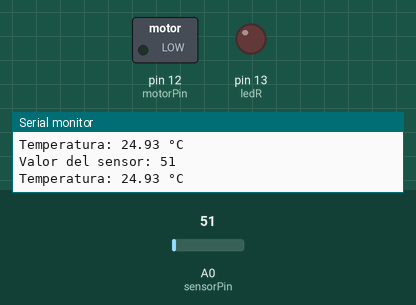
A sketch run on a simulated Arduino Uno, built with avr-gcc and run on an emulated ATmega328P. Shown: switched loads named in the sketch (green lamp = pin HIGH), output pins drawn as LEDs (lit = HIGH), the last lines printed to the serial monitor. Inputs (shaded band) come from the test bench; at power-on: A0 (sensorPin) = 51.

Above: at 2.8 s.
2.9 s: A0 (sensorPin) set to 58
At 4.3 s:
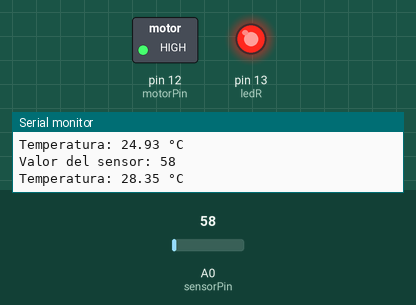
5.6 s: A0 (sensorPin) set to 30
At 7.0 s:
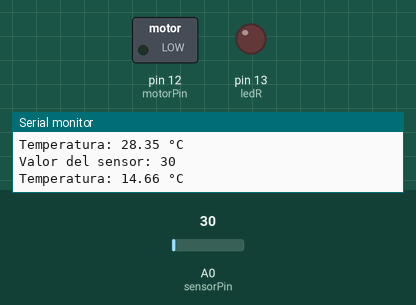
8.3 s: A0 (sensorPin) set to 61
At 11.4 s:
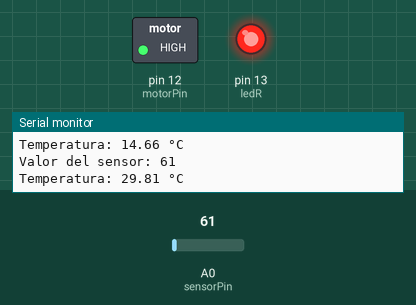
Timing chart, 0 to 12.9 s (numbered marks = the images above; inputs shaded):
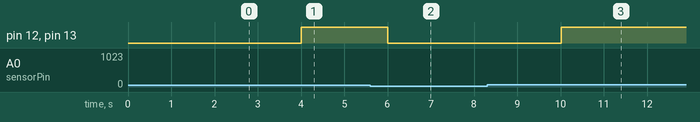

Measured:
- the behaviour switches between 51 and 52 on A0 (sensorPin) (found by bisection; images 0 and 1)
- after the input at 2.9 s, pin 12 (motorPin), pin 13 (ledR): LOW → HIGH after 1.1 s
- after the input at 5.6 s, pin 12 (motorPin), pin 13 (ledR): HIGH → LOW after 0.41 s
- after the input at 8.3 s, pin 12 (motorPin), pin 13 (ledR): LOW → HIGH after 1.7 s

The sketch:

CodigoLab1.ino
```cpp
int sensorValue;
float temp;
const int ledR = 13;
const int motorPin = 12;
const int sensorPin = A0;

void setup() {
    pinMode(ledR, OUTPUT);
    pinMode(motorPin, OUTPUT);
    Serial.begin(9600);
    Serial.println("Monitor de Temperatura");
}

void loop() {
    sensorValue = analogRead(sensorPin);
    Serial.print("Valor del sensor: ");
    Serial.println(sensorValue);

    temp = (sensorValue * (500.0 / 1023.0)); // Conversión a temperatura en °C para LM35
    Serial.print("Temperatura: ");
    Serial.print(temp);
    Serial.println(" °C");

    // Validaciones
    if (temp < 5) {
        // Intermitencia con retardo de 0.5 seg
        digitalWrite(ledR, HIGH);
        delay(500);
        digitalWrite(ledR, LOW);
        delay(500);
        digitalWrite(motorPin, LOW);
    } else if (temp >= 6 && temp <= 25) {
        // Apagar el LED y Motor
        digitalWrite(ledR, LOW);
        digitalWrite(motorPin, LOW);
    } else if (temp > 25) {
        // Encender el LED y Motor
        digitalWrite(ledR, HIGH);
        digitalWrite(motorPin, HIGH);
    }

    delay(2000);
}
```
